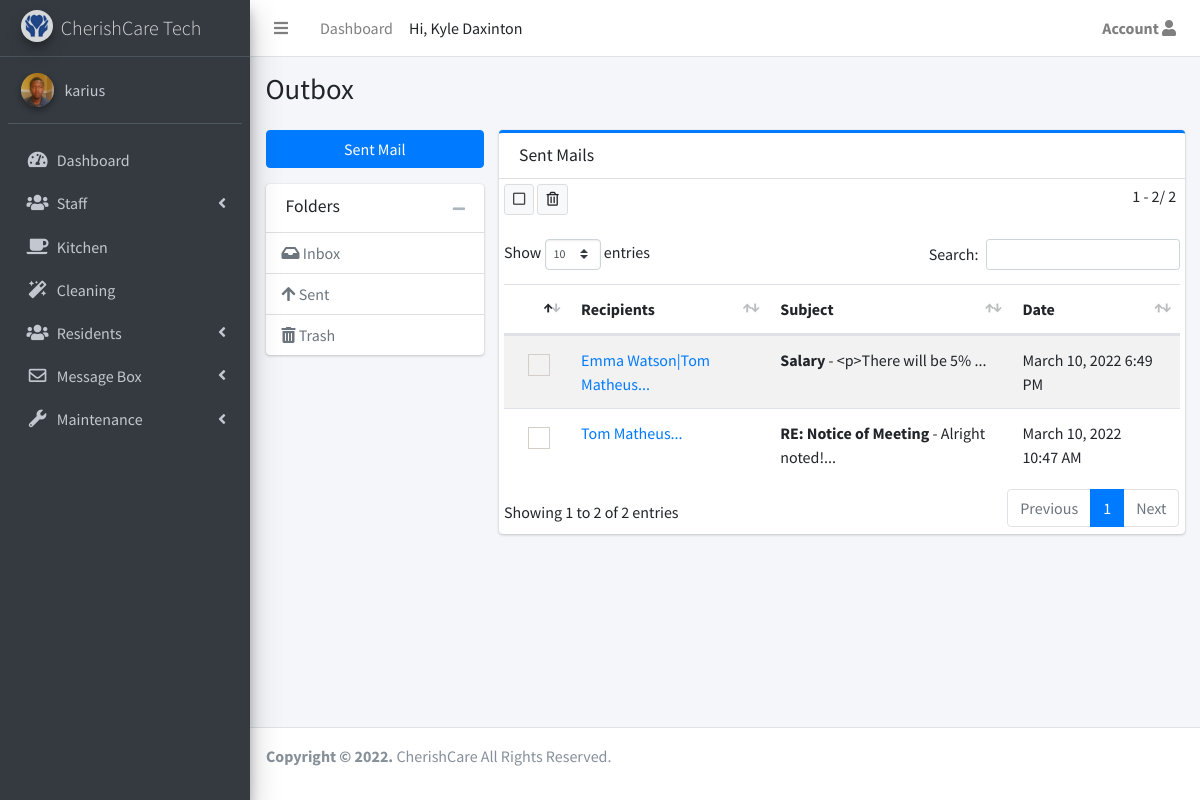
The app's page /admin/sent (signed in) with its own data.
### app/models.py (models this page shows, shortened)
class User(UserMixin, db.Model):
    __tablename__ = 'User'
    __table_args__ = {
        'extend_existing': True
    }
    id = db.Column(db.Integer, primary_key=True)
    name = db.Column(db.String(64))
    username = db.Column(db.String(64), unique=True, index=True)
    role_id = db.Column(db.Integer, db.ForeignKey('roles.id'))
    email = db.Column(db.String(64), unique=True, index=True)
    password_hash = db.Column(db.String(128))
    cleaner = db.relationship('Cleaning', backref='cleaner', foreign_keys='Cleaning.cleaned_by')
    repairs_reported = db.relationship('Maintenance', backref='reporter', foreign_keys='Maintenance.reported_by')
    timeline_entry = db.relationship('Timeline', backref='user_entry', foreign_keys='Timeline.user_entry_id')
    med_issue = db.relationship('Medication', backref='med_issuer_staff', foreign_keys='Medication.med_issuer')
    confirmed = db.Column(db.Boolean, default=True)
    active = db.Column(db.Boolean, default=True)
    created_at = db.Column(db.DateTime, server_default=db.func.now())
    last_seen = db.Column(db.DateTime, server_default=db.func.now())
    profile_photo = db.Column(db.String(64), default='avatar.png')
    @property
    def password(self):
        raise AttributeError('Password is not readable')
    def can(self, perm):
        return self.role is not None and self.role.has_permission(perm)
    def is_administrator(self):
        return self.can(Permission.ADMIN)

class Messages(db.Model):
    __tablename__ = 'messages'
    __table_args__ = {
        'extend_existing': True
    }
    id = db.Column(db.Integer, primary_key=True)
    subject = db.Column(db.String(100))
    category = db.Column(db.String(20))
    message = db.Column(db.String(500))
    sender_id = db.Column(db.ForeignKey('User.id'))
    recipient_ids = db.Column(db.String(100))
    recipients = db.Column(db.String(50000))
    is_trashed = db.Column(db.Boolean, default=False)
    trashed_by_id = db.Column(db.String(100), default='')
    deleted_by_id = db.Column(db.String(100), default='')
    date_time = db.Column(db.DateTime, server_default=db.func.now())

### app/admin/routes.py (the view, shortened to what this page needs)
@admin.route('/sent', methods=['GET', 'POST'])
@login_required
def sent():
    page = request.args.get('page', 1, type=int)
    out_messages = Messages.query.filter(~Messages.deleted_by_id.contains('|'+current_user.get_id()+'|'), ~Messages.trashed_by_id.contains('|'+current_user.get_id()+'|'), Messages.sender_id==current_user.id).order_by(Messages.date_time.desc()).paginate(
        page,  current_app.config['ITEMS_PER_PAGE'], True
    )
    prev_url = None
    if out_messages.has_prev:
        prev_url = url_for('.sent', page=page-1)
    next_url = None
    if out_messages.has_next:
        next_url = url_for('.sent', page=page+1)
    users =  User.query.filter().order_by(User.name)
    return render_template('admin/pages/mailbox/sent_mail.html', user=current_user, users=users,
                           out_messages=out_messages, next_url=next_url, prev_url=prev_url, curr_page=page
                           )

### app/auth/routes.py (called while the page is built)
@auth.before_app_request
def before_request():
    if current_user.is_authenticated \
            and not current_user.confirmed \
            and request.endpoint \
            and request.blueprint != 'auth' \
            and request.blueprint != 'main' \
            and request.endpoint != 'static':
        return redirect(url_for('auth.unconfirmed'))

### app/models.py (called while the page is built)
@login_manager.user_loader
def load_user(user_id):
    return User.query.get(int(user_id))

    def has_permission(self, perm):
        return self.permissions & perm == perm

### app/templates/admin/pages/mailbox/sent_mail.html (shortened to what this page needs)
{% extends 'admin_base.html'%}
{% import "macros.html" as macros %}
{%block css %}
<link rel="stylesheet" href="https://code.ionicframework.com/ionicons/2.0.1/css/ionicons.min.css')}}">
<link rel="stylesheet" href="{{url_for('static', filename='plugins/icheck-bootstrap/icheck-bootstrap.min.css')}}">
<link rel="stylesheet" href="{{url_for('static' , filename='dist/css/adminlte.min.css')}}">
{%endblock%}
{%block page %} Outbox{%endblock%}
{%block main_content %}
<div class="row">
  <div class="col-md-3">
    <a href="#" class="btn btn-primary btn-block mb-3">Sent Mail</a>
    <div class="card">
      <div class="card-header">
        <h3 class="card-title">Folders</h3>
        <div class="card-tools">
          <button type="button" class="btn btn-tool" data-card-widget="collapse"><i class="fas fa-minus"></i>
          </button>
        </div>
      </div>
      <div class="card-body p-0">
        <ul class="nav nav-pills flex-column">
          <li class="nav-item active">
            <a href="{{url_for('.inbox')}}" class="nav-link">
              <i class="fas fa-inbox"></i> Inbox
            </a>
          </li>
          <li class="nav-item">
            <a href="#" class="nav-link">
              <i class="fas fa-arrow-up"></i> Sent
            </a>
          </li>
          {%if user.is_administrator()%}
          <li class="nav-item">
            <a href="{{url_for('.trash')}}" class="nav-link">
              <i class="fas fa-trash-alt"></i> Trash
            </a>
          </li>
          {%endif%}
        </ul>
      </div>
    </div>
  </div>
  <div class="col-md-9">
    <div class="card card-primary card-outline">
      <div class="card-header">
        <h3 class="card-title">Sent Mails</h3>
      </div>
      <div class="card-body p-0">
        <div class="mailbox-controls">
          {%if out_messages.total>0 and user.is_administrator() %}
          <button type="button" class="btn btn-default btn-sm checkbox-toggle" onclick="location.reload()"><i class="far fa-square"></i>
          </button>
          <div class="btn-group">
            <a type="button" class="btn btn-default btn-sm"  id="delete_button" data-toggle="modal" data-target="#modal-danger" onclick="countSelected()"><i class="far fa-trash-alt"></i></a>
          </div>
          {%endif%}
          <div class="float-right">
            {{ macros.pagination_widget(out_messages, prev_url, next_url) }}
        </div>
        <br> <br>
          {%if out_messages.total==0 %}
              <h1 class="row justify-content-center">Empty Outbox</h1>
              {%else%}
        <div class="tabe-responsive mailbox-messages">
          <table id="table1" class="table table-hover table-striped">
            <thead>
              <tr>
                <th></th>
                <th>Recipients</th>
                <th>Subject</th>
                <th>Date</th>
              </tr>
            </thead>
            <tbody>
              {% for message in out_messages.items%}
              <tr>
                <td>
                  <div class="icheck-primary">
                    <label for="{{message.id}}"></label>
                  </div>
                </td>
                <td class="mailbox-name"><a href="{{url_for('.read', source='message', msg_id=message.id)}}">{{message.recipients[:30]}}...</a></td>
                <td class="mailbox-subject"><b>{{message.subject}}</b> - {{message.message[:20]}}...
                </td>
                <td class="mailbox-date">{{ moment(message.date_time).format('LLL') }}</td>
              </tr>
              {%endfor%}
              {%endif%}
            </tbody>
          </table>
        </div>
      </div>
    </div>
  </div>
</div>
{%endblock%}

### app/templates/admin_base.html (shortened to what this page needs)
<!DOCTYPE html>
<html>
<head>
  <link rel="stylesheet" href="{{url_for('static' , filename='plugins/fontawesome-free-5/css/all.css')}}">
  <link rel="stylesheet"
    href="{{url_for('static', filename='plugins/overlayScrollbars/css/OverlayScrollbars.min.css')}}">
    <link rel="stylesheet" href="{{url_for('static', filename='plugins/datatables-bs4/css/dataTables.bootstrap4.min.css')}}">
    <link rel="stylesheet"
    href="{{url_for('static', filename='plugins/datatables-responsive/css/responsive.bootstrap4.min.css')}}">
  <link rel="stylesheet" href="{{url_for('static', filename='plugins/daterangepicker/daterangepicker.css')}}">
  <link rel="stylesheet"
    href="{{url_for('static', filename='plugins/tempusdominus-bootstrap-4/css/tempusdominus-bootstrap-4.min.css')}}">
   <link rel="stylesheet" href="{{url_for('static' , filename='dist/css/preloader.css')}}">
  {%block css %}{%endblock%}
</head>
<body class="hold-transition sidebar-mini">
  <div class="wrapper">
    <nav class="main-header navbar navbar-expand navbar-white navbar-light">
      <ul class="navbar-nav">
        <li class="nav-item">
          <a class="nav-link" data-widget="pushmenu" href="#" role="button"><i class="fas fa-bars"></i></a>
        </li>
        {%if user.is_administrator()%}
        <li class="nav-item d-none d-sm-inline-block">
          <a href="{{url_for('admin.index')}}" class="nav-link">Dashboard</a>
        </li>
        {%endif%}
      </ul>
      <span> Hi, {{user.name}}
      </span>
      <ul class="navbar-nav ml-auto">
        <li class="nav-item dropdown">
          <a class="nav-link" data-toggle="dropdown" href="#">
            <b>Account</b> <i class="fas fa-user"></i>
          </a>
        </li>
      </ul>
    </nav>
    <aside class="main-sidebar sidebar-dark-primary elevation-4">
      {%if user.is_administrator()%}
      <a href="{{url_for('admin.index')}}" class="brand-link">
      {%else%}
      <a href="{{url_for('admin.view_residents')}}" class="brand-link">
        {%endif%}
        <img src="{{url_for('static', filename='assets/img/favicon.png')}}" alt="CherishCare Logo"
          class="brand-image img-circle elevation-3" style="opacity: .8">
        <span class="brand-text font-weight-light">CherishCare Tech</span>
      </a>
      <div class="sidebar">
        <div class="user-panel mt-3 pb-3 mb-3 d-flex">
          <div class="image">
            <a href="#">
              <img src="{{url_for('static', filename='uploads/')}}{{user.profile_photo}}"
                onclick="document.getElementById('photo').click()" class="img-circle elevation-2" alt="User Image">
            </a>
          </div>
          <div class="info">
            <a href="#" class="d-block">{{user.username}}</a>
          </div>
        </div>
        <nav class="mt-2">
          <ul class="nav nav-pills nav-sidebar flex-column" data-widget="treeview" role="menu" data-accordion="false">
            {%if user.is_administrator()%}
            <li class="nav-item">
              <a href="{{url_for('admin.index')}}" class="nav-link">
                <i class="nav-icon fas fa-tachometer-alt"></i>
                <p>Dashboard</p>
              </a>
            </li>
            <li class="nav-item has-treeview">
              <a href="#" class="nav-link">
                <i class="nav-icon fas fa-users"></i>
                <p>
                  Staff
                  <i class="fas fa-angle-left right"></i>
                </p>
              </a>
            </li>
            {%endif%}
            {%if user.is_administrator() or user.role.name=="Kitchen Staff"%}
            <li class="nav-item">
              <a href="{{url_for('admin.kitchen')}}" class="nav-link">
                <i class="nav-icon fas fa-coffee"></i>
                <p>Kitchen</p>
              </a>
            </li>
            {%endif%}
            {%if user.is_administrator() or user.role.name=="Cleaning Staff"%}
            <li class="nav-item">
              <a href="{{url_for('admin.cleaning')}}" class="nav-link">
                <i class="nav-icon fas fa-magic"></i>
                <p>Cleaning</p>
              </a>
            </li>
            {%endif%}
            {%if user.is_administrator() %}
            <li class="nav-item has-treeview">
              <a href="#" class="nav-link">
                <i class="nav-icon fas fa-users"></i>
                <p>
                  Residents
                  <i class="fas fa-angle-left right"></i>
                </p>
              </a>
            </li>
            {%endif%}
            <li class="nav-item has-treeview">
              <a href="#" class="nav-link">
                <i class="nav-icon far fa-envelope"></i>
                <p>
                  Message Box
                  <i class="fas fa-angle-left right"></i>
                </p>
              </a>
            </li>
            {%if user.is_administrator() or user.role.name=="Maintenance Staff"%}
            <li class="nav-item has-treeview">
              <a href="#" class="nav-link">
                <i class="nav-icon fas fa-wrench"></i>
                <p>
                  Maintenance
                  <i class="fas fa-angle-left right"></i>
                </p>
              </a>
            </li>
            {%endif%}
          </ul>
        </nav>
      </div>
    </aside>
    <div class="content-wrapper">
      <section class="content-header">
        <div class="container-fluid">
          <div class="row mb-2">
            <div class="col-sm-6">
              <h1>{%block page %} {%endblock%}</h1>
            </div>
          </div>
        </div>
      </section>
      <section class="content">
        <div class="container-fluid">
          {%block main_content %} {%endblock%}
        </div>
      </section>
    </div>
    <footer class="main-footer no-print">
      <p>
        <strong>Copyright &copy
          <script> document.write(new Date().getFullYear())</script>.
        </strong>
        CherishCare All Rights Reserved.
      </p>
    </footer>
</body>
</html>

### records on screen
User: name "Kyle Daxinton", profile_photo (picture), username "karius"
Messages: recipients "Emma Watson|Tom Matheus", subject "Salary", message "<p>There will be 5%", date_time "March 10, 2022 6:49 PM"
Messages: recipients "Tom Matheus", subject "RE: Notice of Meeting", message "Alright noted!", date_time "March 10, 2022 10:47 AM"

### other values on screen
{{ ((pagination.page - 1) * pagination.per_page) + 1 }} "1"
{{ pagination.total }} "2"
